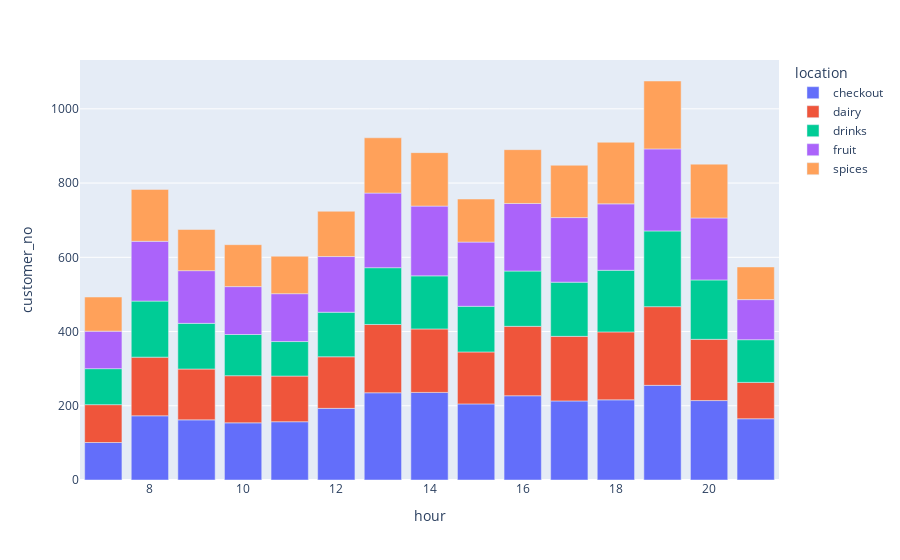

Source (notebook cell):
### Code cell
px.bar(total_customers_time, x='hour', y='customer_no', color="location")

### Figure 1 — Plotly figure (JSON) as saved in the notebook; plotly's stock layout.template omitted (floating-point values rounded to 4 significant figures)
{"data": [{"alignmentgroup": "True", "hovertemplate": "location=checkout<br>hour=%{x}<br>customer_no=%{y}<extra></extra>", "legendgroup": "checkout", "marker": {"color": "#636efa"}, "name": "checkout", "offsetgroup": "checkout", "orientation": "v", "showlegend": true, "textposition": "auto", "type": "bar", "x": [7, 8, 9, 10, 11, 12, 13, 14, 15, 16, 17, 18, 19, 20, 21], "xaxis": "x", "y": [101, 173, 162, 154, 157, 193, 235, 236, 205, 227, 213, 216, 255, 214, 165], "yaxis": "y"}, {"alignmentgroup": "True", "hovertemplate": "location=dairy<br>hour=%{x}<br>customer_no=%{y}<extra></extra>", "legendgroup": "dairy", "marker": {"color": "#EF553B"}, "name": "dairy", "offsetgroup": "dairy", "orientation": "v", "showlegend": true, "textposition": "auto", "type": "bar", "x": [7, 8, 9, 10, 11, 12, 13, 14, 15, 16, 17, 18, 19, 20, 21], "xaxis": "x", "y": [102, 158, 137, 127, 123, 139, 184, 171, 140, 187, 174, 183, 212, 165, 98], "yaxis": "y"}, {"alignmentgroup": "True", "hovertemplate": "location=drinks<br>hour=%{x}<br>customer_no=%{y}<extra></extra>", "legendgroup": "drinks", "marker": {"color": "#00cc96"}, "name": "drinks", "offsetgroup": "drinks", "orientation": "v", "showlegend": true, "textposition": "auto", "type": "bar", "x": [7, 8, 9, 10, 11, 12, 13, 14, 15, 16, 17, 18, 19, 20, 21], "xaxis": "x", "y": [97, 151, 123, 111, 93, 120, 153, 143, 123, 149, 146, 166, 204, 160, 115], "yaxis": "y"}, {"alignmentgroup": "True", "hovertemplate": "location=fruit<br>hour=%{x}<br>customer_no=%{y}<extra></extra>", "legendgroup": "fruit", "marker": {"color": "#ab63fa"}, "name": "fruit", "offsetgroup": "fruit", "orientation": "v", "showlegend": true, "textposition": "auto", "type": "bar", "x": [7, 8, 9, 10, 11, 12, 13, 14, 15, 16, 17, 18, 19, 20, 21], "xaxis": "x", "y": [101, 161, 142, 129, 129, 150, 201, 188, 173, 182, 174, 179, 221, 167, 108], "yaxis": "y"}, {"alignmentgroup": "True", "hovertemplate": "location=spices<br>hour=%{x}<br>customer_no=%{y}<extra></extra>", "legendgroup": "spices", "marker": {"color": "#FFA15A"}, "name": "spices", "offsetgroup": "spices", "orientation": "v", "showlegend": true, "textposition": "auto", "type": "bar", "x": [7, 8, 9, 10, 11, 12, 13, 14, 15, 16, 17, 18, 19, 20, 21], "xaxis": "x", "y": [92, 140, 111, 113, 101, 122, 149, 144, 116, 145, 141, 166, 183, 145, 88], "yaxis": "y"}], "layout": {"barmode": "relative", "legend": {"title": {"text": "location"}, "tracegroupgap": 0}, "margin": {"t": 60}, "xaxis": {"anchor": "y", "domain": [0, 1], "title": {"text": "hour"}}, "yaxis": {"anchor": "x", "domain": [0, 1], "title": {"text": "customer_no"}}}}
